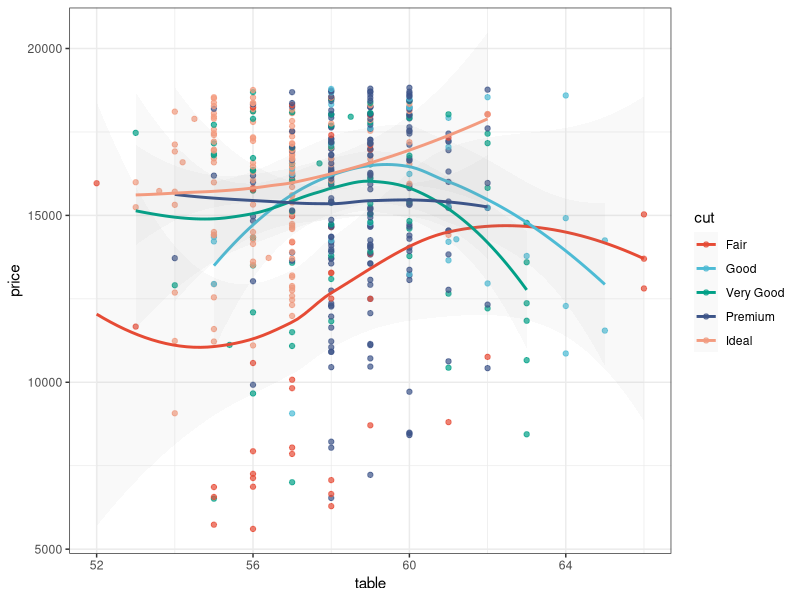

Write R code to recreate this figure.
## ---- chunk 1
library(tidyverse)
library(ggsci)

data("diamonds")

p1 = ggplot(subset(diamonds, carat >= 2.2),
            aes(x = table, y = price, colour = cut)) +
        geom_point(alpha = 0.7) +
        geom_smooth(method = "loess", alpha = 0.05, size = 1, span = 1) +
        theme_bw()
p1 + scale_color_npg()
